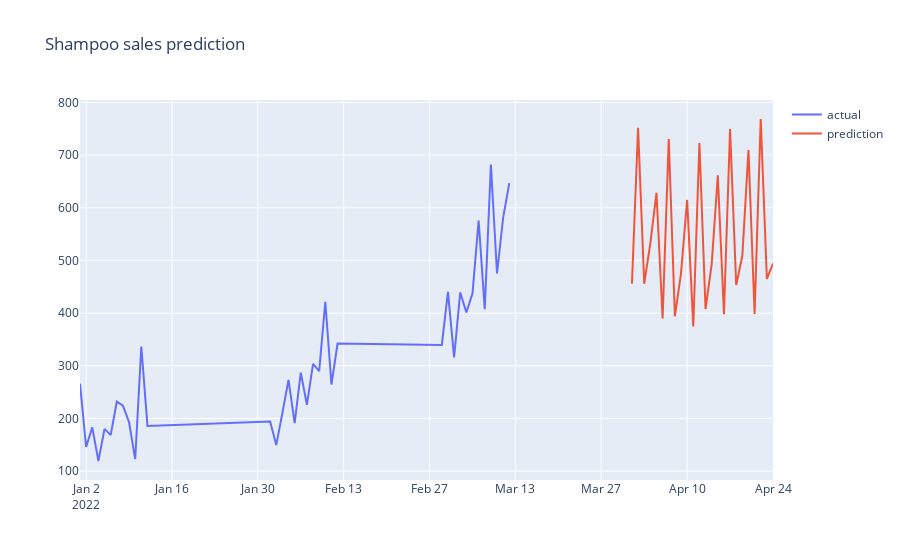

Here is the notebook cell this chart was saved with:
### Code cell
plot_data = [
    go.Scatter(
        x=df_proj.index,
        y=df_proj['Sales'],
        name='actual'
    ),
    go.Scatter(
        x=df_proj.index,
        y=df_proj['Prediction'],
        name='prediction'
    )
]

plot_layout = go.Layout(
        title='Shampoo sales prediction'
    )
fig = go.Figure(data=plot_data, layout=plot_layout)
pyoff.iplot(fig)
